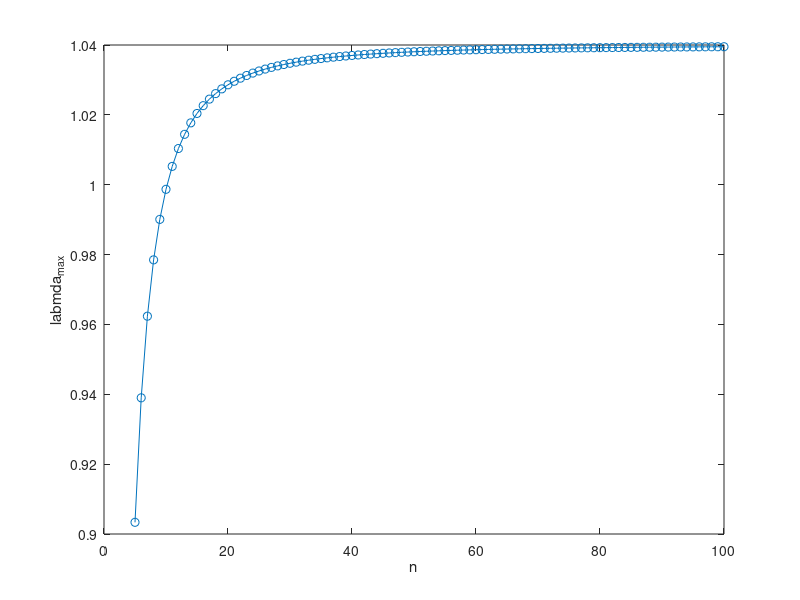

The MATLAB source for this figure:
eps=0.51;
max_eigenval=[];
for n=5:100
    M=zeros(n,n);
    %this is the slow way:  iterate over i and j and check if they are
    %nonzero, if so assign a value
%    for i=1:n
%        for j=1:n
%            if(i==j)
%                M(i,j)=1-2*eps;
%            end
%            if(abs(i-j)==1)
%                M(i,j)=eps;
%            end
%        end
    %this is the fast way, but relies on understanding how the data
    %structure works in matlab.  
    %[[ a b c d ] [ e f g h] [i j k l] [m n o p]] is a 4x4 array, but the 
    % 5th element of this "array" is e.  matlab organizes the array as a
    % single vector, which is faster computationally.  We can assign values
    % using this without looping.  
    M(1:1+n:end)=1-2*eps;
    M(2:n+1:end)=eps;
    M(n+1:1+n:end)=eps;
    if(n==5)
        disp(M)
    end
    lambdamax=max(abs(eig(M)));
    max_eigenval=[max_eigenval ; [n lambdamax]];
end

figure
plot(max_eigenval(:,1),max_eigenval(:,2),'-o')
xlabel('n')
ylabel('labmda_{max}')
